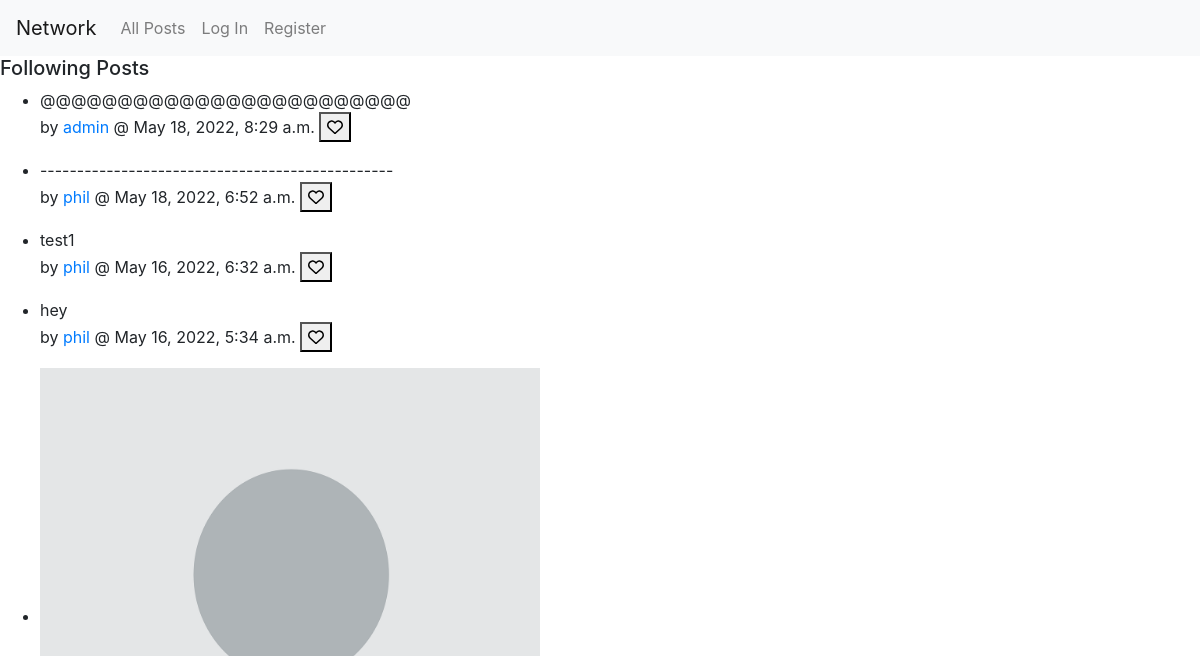
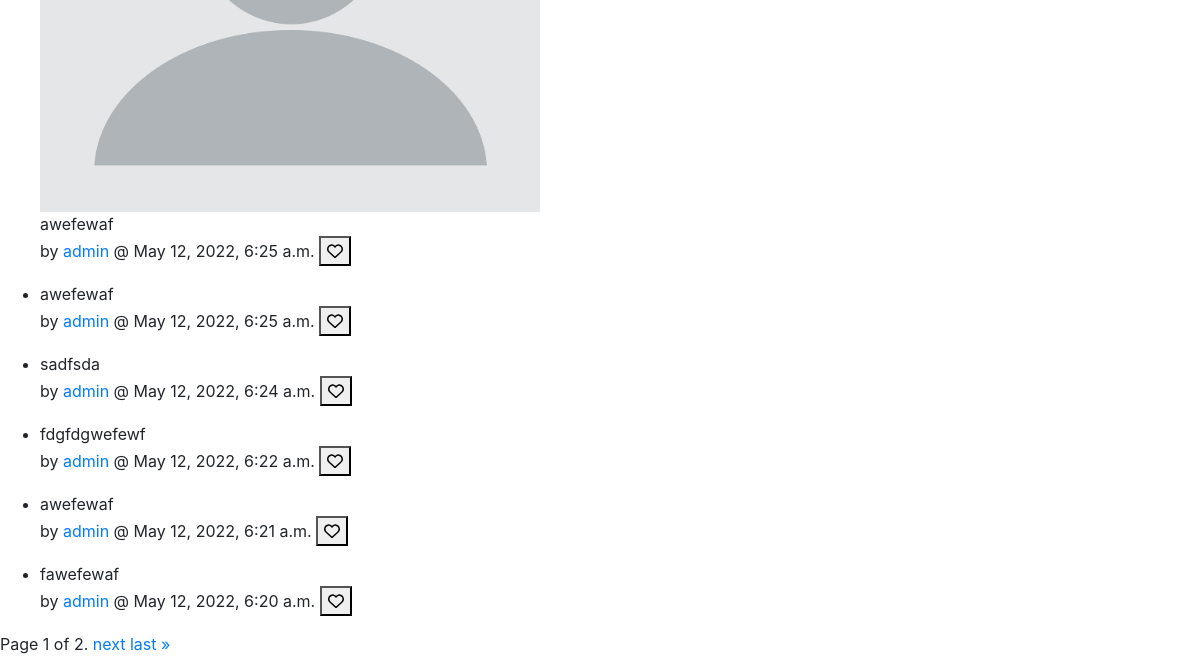
Before: /following/3 with the older database file (2 pictures, top to bottom).
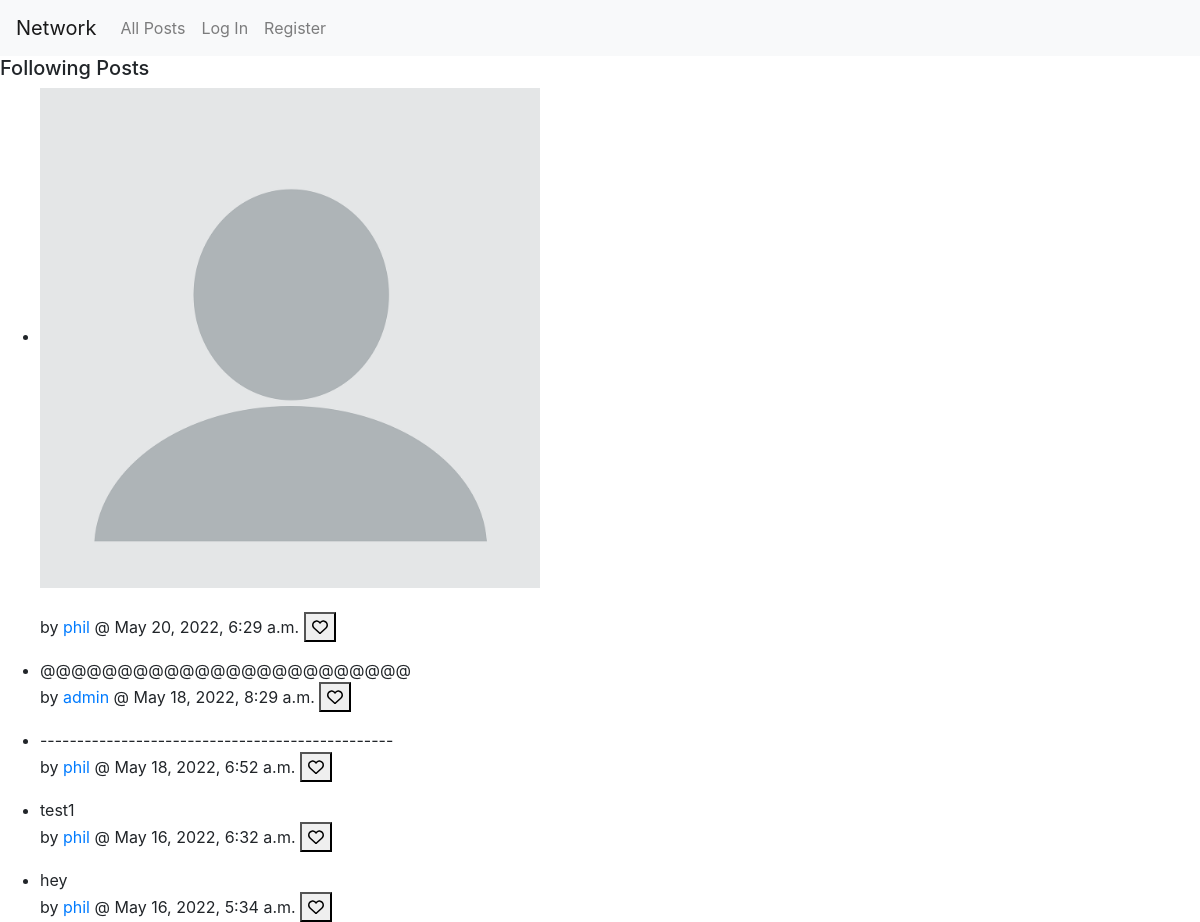
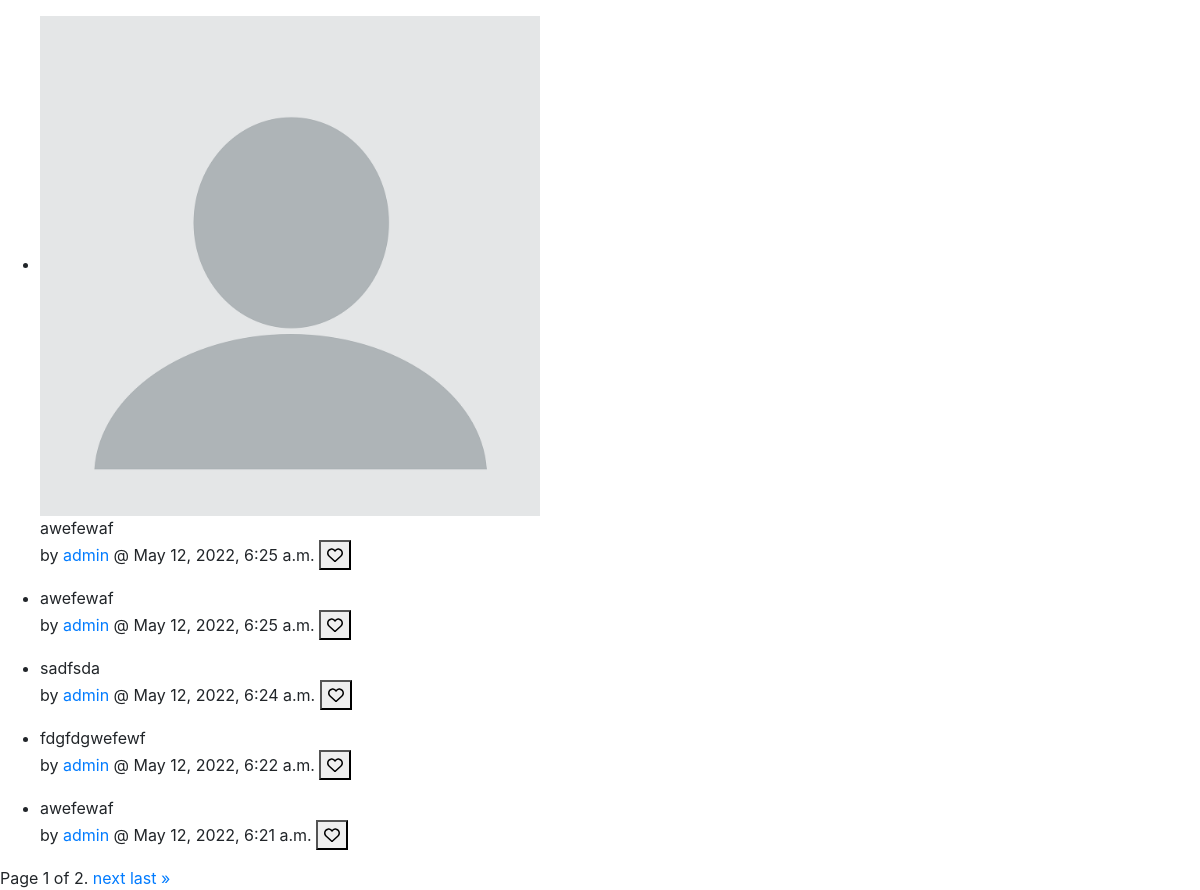
After: the same page with the newer database file (2 pictures, top to bottom).
### network/models.py (models this page shows, shortened)
class Post(models.Model):
    entry = models.TextField(max_length=512)
    created_date = models.DateTimeField(default=timezone.now)
    creator = models.ForeignKey(User, on_delete=models.PROTECT, related_name="all_creators")
    image = models.ImageField(null=True, blank=True, upload_to="image/")

class User(AbstractUser):
    def __str__(self):
        return f"{self.username}"

### network/views.py (the view)
# urls.py: path("following/<int:user_id>", views.following, name="following"),
def following(request, user_id):
    following_posts_only = True
    following_posts = []
    user = User.objects.get(pk=user_id)
    followers = Follow.objects.filter(user=user).values_list('following', flat=True)
    for person in followers:
        following_posts += Post.objects.filter(creator=person).order_by("-created_date")
    following_posts.sort(reverse=True, key=sort_list)
    p = Paginator(following_posts, 10)
    page_number = request.GET.get('page')
    page_obj = p.get_page(page_number)
    return render(request, "network/index.html", {
        "following": following_posts_only,
        "page_obj": page_obj,
    })

### network/views.py (called while the page is built)
def sort_list(e):
    return e.created_date

### network/templates/network/index.html (shortened to what this page needs)
{% extends "network/layout.html" %}
{% load static %}
{% block body %}
    <div id="all-post">
        {% if following %}
        <h5>Following Posts</h5>
        {% else %}
        <h5>All Posts</h5>
        {% endif %}
        <ul>
        {% for p in page_obj %}
        <li>
        {% if p.image %}
        <img src="{{ p.image.url }}" width="500">
        {% endif %}
        <p>{{p.entry}}<br> by <a href="{% url 'profile' p.creator.id %}">{{p.creator}}</a> @ {{p.created_date}}
                {% if p.user_like %}
                <button id="p{{p.id}}" onclick="javascript:like('{{ p.id }}')" value="{{p.user_like}}">
                <i id="i{{p.id}}" class="fa-solid fa-heart"></i><span id="s{{p.id}}">{{ p.num_like }}</span>
                </button>
                {% else %}
                <button id="p{{p.id}}" id="p{{p.id}}" onclick="javascript:like('{{ p.id }}')" value="{{p.user_like}}">
                <i id="i{{p.id}}" class="fa-regular fa-heart"></i><span id="s{{p.id}}">{{ p.num_like }}</span>
                </button>
                {% endif %}
        </p>
        </li>
        {% endfor %}
        </ul>
        <div class="pagination">
            <span class="step-links">
                <span class="current">
                    Page {{ page_obj.number }} of {{ page_obj.paginator.num_pages }}.
                </span>
                {% if page_obj.has_next %}
                    <a href="?page={{ page_obj.next_page_number }}">next</a>
                    <a href="?page={{ page_obj.paginator.num_pages }}">last &raquo;</a>
                {% endif %}
            </span>
        </div>
    </div>
{% endblock %}

### network/templates/network/layout.html (shortened to what this page needs)
{% load static %}
<!DOCTYPE html>
<html lang="en">
    <head>
        <link rel="stylesheet" href="https://stackpath.bootstrapcdn.com/bootstrap/4.4.1/css/bootstrap.min.css">
        <link href="{% static 'network/styles.css' %}" rel="stylesheet">
    </head>
    <body>
        <nav class="navbar navbar-expand-lg navbar-light bg-light">
            <a class="navbar-brand" href="#">Network</a>
            <div>
              <ul class="navbar-nav mr-auto">
                <li class="nav-item">
                  <a class="nav-link" href="{% url 'index' %}">All Posts</a>
                </li>
                {% if user.is_authenticated %}
                    <li class="nav-item">
                        <a class="nav-link" href="{% url 'following' user.id %}">Following</a>
                    </li>
                    <li class="nav-item">
                        <a class="nav-link" href="{% url 'logout' %}">Log Out</a>
                    </li>
                {% else %}
                    <li class="nav-item">
                        <a class="nav-link" href="{% url 'login' %}">Log In</a>
                    </li>
                    <li class="nav-item">
                        <a class="nav-link" href="{% url 'register' %}">Register</a>
                    </li>
                {% endif %}
              </ul>
            </div>
          </nav>
        <div class="body">
            {% block body %}
            {% endblock %}
        </div>
    </body>
</html>

Changed rows visible on the page:
no longer on this page (row unchanged): Post: entry "fawefewaf", creator "admin", created_date "May 12, 2022, 6:20 a.m."
added Post: image (placeholder picture), creator "phil", created_date "May 20, 2022, 6:29 a.m."
